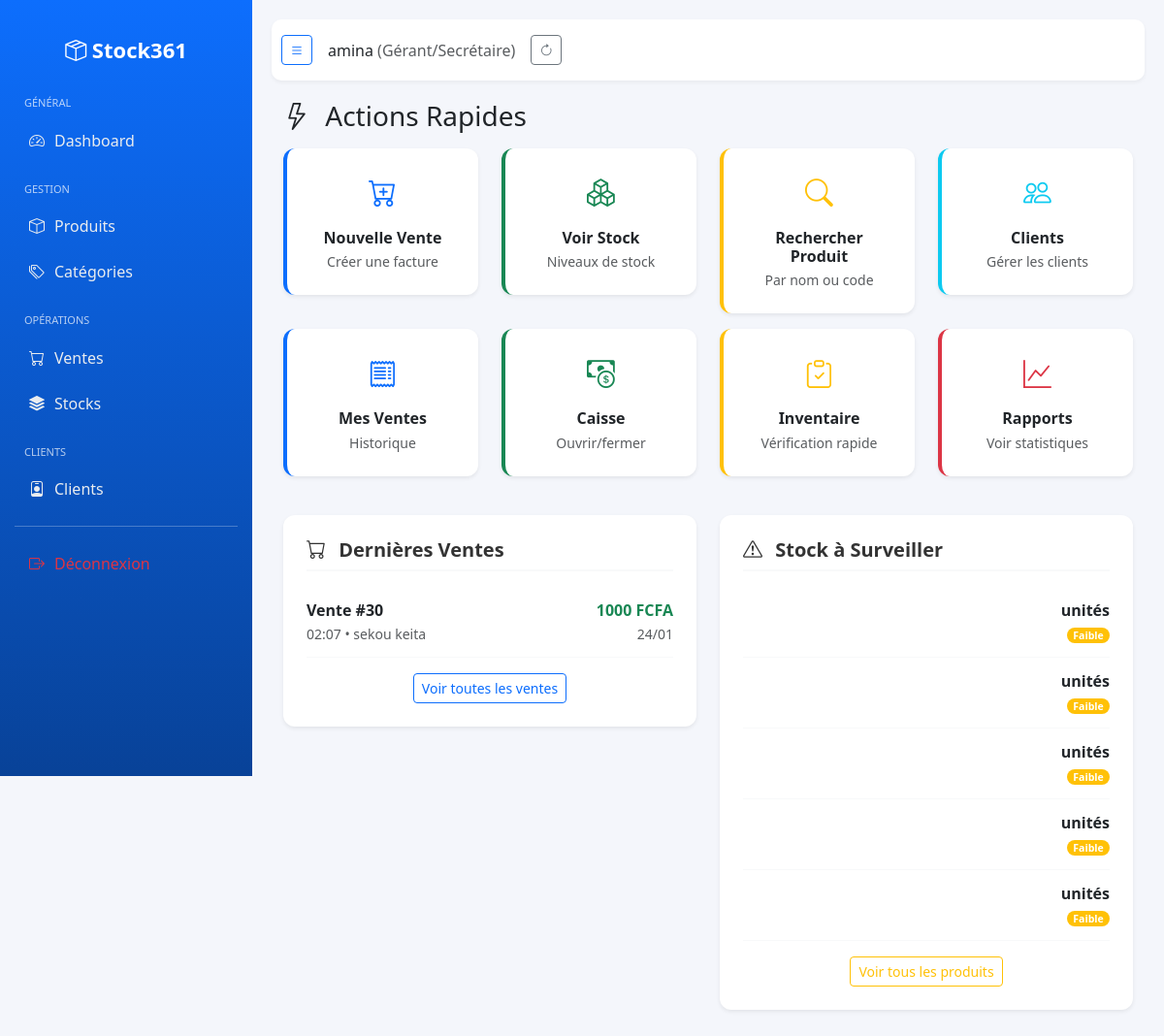
Before: /dashboard/ (signed in) with the older database file.
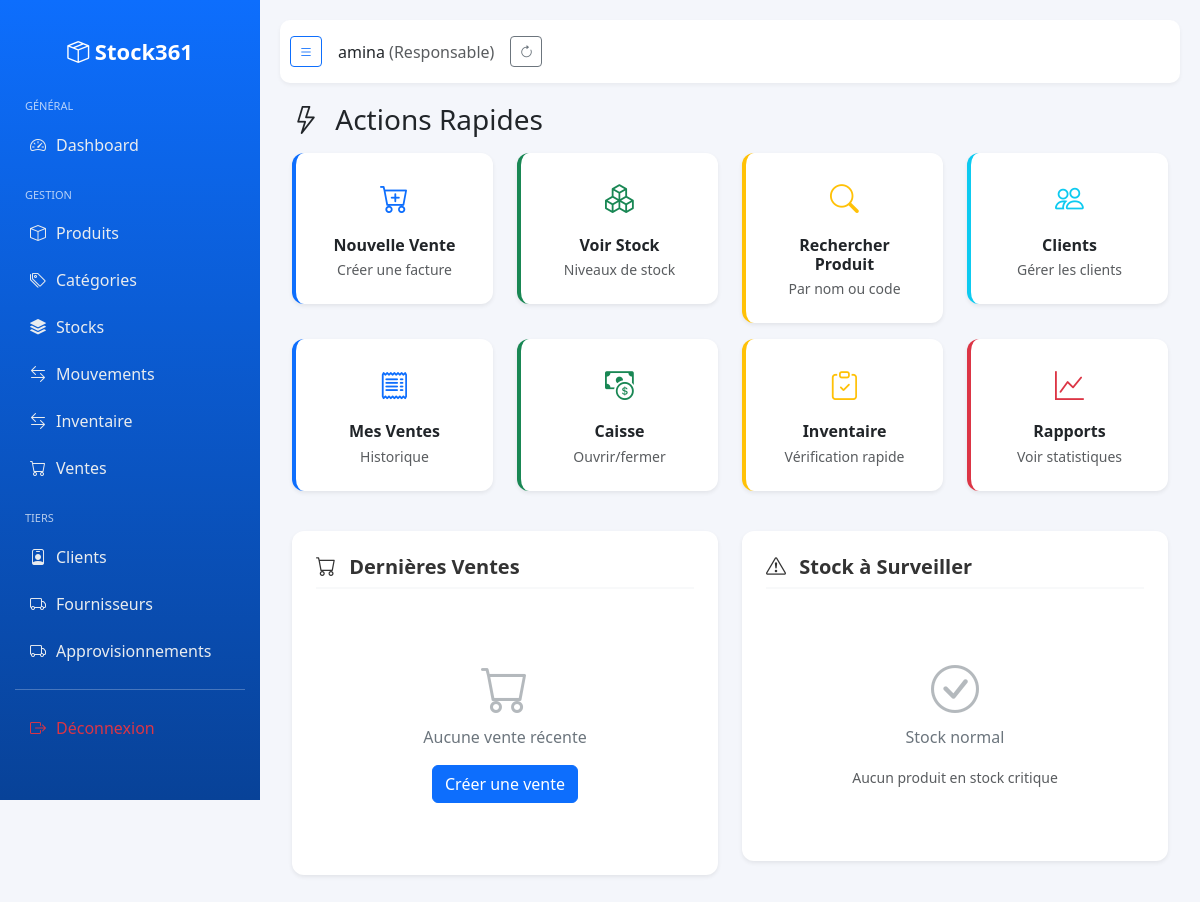
After: the same page with the newer database file.
### entreprise/models.py (models this page shows, shortened)
class Utilisateur(AbstractUser):
    class TypeUtilisateur(models.TextChoices):
        SUPER_ADMIN = 'super_admin', 'Super Admin'
        RESPONSABLE = 'responsable', 'Responsable'
        GERANT = 'gerant', 'Gérant/Secrétaire'
    entreprise = models.ForeignKey(
        Entreprise,
        on_delete=models.CASCADE,
        related_name='utilisateurs',
        blank=True,
        null=True
    )
    type_utilisateur = models.CharField(
        max_length=20,
        choices=TypeUtilisateur.choices,
        default=TypeUtilisateur.GERANT
    )
    est_actif = models.BooleanField(default=True)
    telephone = models.CharField(max_length=20, blank=True, null=True)
    adresse = models.CharField(max_length=255, blank=True, null=True)
    date_creation = models.DateTimeField(default=timezone.now)
    @property
    def est_super_admin(self):
        return self.type_utilisateur == self.TypeUtilisateur.SUPER_ADMIN
    @property
    def est_responsable(self):
        return self.type_utilisateur == self.TypeUtilisateur.RESPONSABLE
    @property
    def est_gerant(self):
        return self.type_utilisateur == self.TypeUtilisateur.GERANT
    def get_role_display(self):
        return self.get_type_utilisateur_display()
    @property
    def responsable(self):
        """
        Retourne le premier utilisateur de type 'responsable' ou None
        """
        return self.utilisateurs.filter(type_utilisateur='responsable').first()

### vente/models.py (models this page shows, shortened)
class Vente(models.Model):
    entreprise = models.ForeignKey(Entreprise, on_delete=models.CASCADE)
    client = models.ForeignKey(Client, on_delete=models.SET_NULL, null=True, blank=True)
    utilisateur = models.ForeignKey(Utilisateur, on_delete=models.SET_NULL, null=True)
    date = models.DateTimeField(default=timezone.now)
    total = models.DecimalField(max_digits=12, decimal_places=2, default=0)
    recu_pdf = models.FileField(upload_to='recu_vente/', blank=True, null=True)

class Client(models.Model):
    entreprise = models.ForeignKey(Entreprise, on_delete=models.CASCADE, related_name='clients')
    nom = models.CharField(max_length=150)
    contact = models.CharField(max_length=50, blank=True, null=True)

### produit/models.py (models this page shows, shortened)
class Produit(models.Model):
    entreprise = models.ForeignKey(
        'entreprise.Entreprise',
        on_delete=models.CASCADE,
        related_name='produits'
    )
    categorie = models.ForeignKey(
        Categorie,
        on_delete=models.SET_NULL,
        null=True,
        blank=True,
        related_name='produits'
    )
    reference = models.CharField(max_length=50, unique=True, editable=False)
    nom = models.CharField(max_length=150)
    description = models.TextField(blank=True, null=True)
    prix_achat = models.DecimalField(max_digits=12, decimal_places=2, blank=True, null=True)
    prix_vente_detail = models.DecimalField(max_digits=12, null=True ,decimal_places=2)
    prix_vente_gros = models.DecimalField(max_digits=12, decimal_places=2, blank=True, null=True)
    stock_minimum = models.PositiveIntegerField(default=0)
    est_actif = models.BooleanField(default=True)
    image = models.ImageField(upload_to='produits/', blank=True, null=True)
    date_creation = models.DateTimeField(auto_now_add=True)

### entreprise/views.py (the view)
# urls.py: path('dashboard/', views.dashboard_view, name='dashboard'),
@login_required
def dashboard_view(request):
    context = {}
    user = request.user
    entreprise = user.entreprise if hasattr(user, 'entreprise') else None
    aujourdhui = timezone.now().date()
    debut_semaine = aujourdhui - timedelta(days=aujourdhui.weekday())
    context.update({
        'aujourdhui': aujourdhui,
        'user': user,
        'entreprise': entreprise,
    })
    if user.est_super_admin:
        context.update({
            'dashboard_type': 'super_admin',
            'total_entreprises': Entreprise.objects.count(),
            'total_utilisateurs': user.__class__.objects.count(),
        })
    elif user.est_responsable and entreprise:
        context.update({
            'dashboard_type': 'responsable',
            'total_utilisateurs': entreprise.utilisateurs.count(),
            'total_produits': Produit.objects.filter(entreprise=entreprise).count(),
        })
    elif user.est_gerant and entreprise:
        ventes_aujourdhui = Vente.objects.filter(
            entreprise=entreprise,
            utilisateur=user,
            date__date=aujourdhui
        )
        ventes_semaine = Vente.objects.filter(
            entreprise=entreprise,
            utilisateur=user,
            date__date__gte=debut_semaine
        )
        ca_aujourdhui = ventes_aujourdhui.aggregate(total=Sum('total'))['total'] or 0
        ca_semaine = ventes_semaine.aggregate(total=Sum('total'))['total'] or 0
        produits_faible_stock = Produit.objects.filter(
            entreprise=entreprise,
        )[:5]
        dernieres_ventes = Vente.objects.filter(
            entreprise=entreprise,
            utilisateur=user
        ).order_by('-date')[:5]
        mouvements_recents = MouvementStock.objects.filter(
            entreprise=entreprise
        ).order_by('-date')[:5]
        context.update({
            'dashboard_type': 'gerant',
            'ventes_aujourdhui': ventes_aujourdhui.count(),
            'ventes_semaine': ventes_semaine.count(),
            'ca_aujourdhui': ca_aujourdhui,
            'ca_semaine': ca_semaine,
            'produits_faible_stock': produits_faible_stock,
            'dernieres_ventes': dernieres_ventes,
            'mouvements_recents': mouvements_recents,
        })
    return render(request, 'entreprise/dashboard.html', context)

### templates/entreprise/dashboard.html (shortened to what the changed rows need)
{% extends 'base.html' %}
{% block content %}
<div class="container-fluid">
    {% if dashboard_type == 'gerant' or dashboard_type == 'responsable' or dashboard_type == 'super_admin' %}
    <div class="row">
        <div class="col-lg-6 mb-4">
            <div class="recent-section">
                {% if dernieres_ventes %}
                    {% for vente in dernieres_ventes %}
                    <div class="list-item">
                        <div>
                            <div class="fw-semibold">Vente #{{ vente.id }}</div>
                            <small class="text-muted">
                                {{ vente.date|date:"H:i" }} •
                                {% if vente.client %}
                                    {{ vente.client.nom }}
                                {% else %}
                                    Client non spécifié
                                {% endif %}
                            </small>
                        </div>
                        <div class="text-end">
                            <div class="fw-bold text-success">{{ vente.total|floatformat:0 }} FCFA</div>
                            <small class="text-muted">{{ vente.date|date:"d/m" }}</small>
                        </div>
                    </div>
                    {% endfor %}
                    <div class="text-center mt-3">
                        <a href="{% url 'vente_list' %}" class="btn btn-outline-primary btn-sm">
                            Voir toutes les ventes
                        </a>
                    </div>
                {% else %}
                    <div class="empty-state">
                        <i class="bi bi-cart"></i>
                        <p>Aucune vente récente</p>
                        <a href="{% url 'vente_create' %}" class="btn btn-primary">
                            Créer une vente
                        </a>
                    </div>
                {% endif %}
            </div>
        </div>
        <div class="col-lg-6 mb-4">
            <div class="recent-section">
                {% if produits_faible_stock %}
                    {% for produit in produits_faible_stock %}
                    <div class="list-item">
                        <div class="text-end">
                            <div class="fw-bold">
                                {{ produit.entreprise.quantite_stock }} unités
                            </div>
                            <small>
                                {% if produit.quantite_stock < 5 %}
                                    <span class="badge bg-danger badge-stock">Très faible</span>
                                {% else %}
                                    <span class="badge bg-warning badge-stock">Faible</span>
                                {% endif %}
                            </small>
                        </div>
                    </div>
                    {% endfor %}
                    <div class="text-center mt-3">
                        <a href="{% url 'produit:produit_list' %}" class="btn btn-outline-warning btn-sm">
                            Voir tous les produits
                        </a>
                    </div>
                {% else %}
                    <div class="empty-state">
                        <i class="bi bi-check-circle"></i>
                        <p>Stock normal</p>
                        <small class="text-muted">Aucun produit en stock critique</small>
                    </div>
                {% endif %}
            </div>
        </div>
    </div>
    {% endif %}
</div>
{% endblock %}

### templates/base.html (shortened to what the changed rows need)
<!DOCTYPE html>
<html lang="fr">
{% load static %}
<head>
    <link href="{% static 'vendor/bootstrap/css/bootstrap.min.css' %}" rel="stylesheet">
    <link href="{% static 'vendor/bootstrap-icons/font/bootstrap-icons.css' %}" rel="stylesheet">
    <link rel="stylesheet" href="{% static 'vendor/datatables/css/jquery.dataTables.min.css' %}">
    <link rel="stylesheet" href="{% static 'vendor/datatables/css/dataTables.bootstrap5.min.css' %}">
    <link rel="stylesheet" href="{% static 'vendor/datatables/css/buttons.bootstrap5.min.css' %}">
    <link rel="stylesheet" href="{% static 'vendor/datatables/css/select.bootstrap5.min.css' %}">
    <link rel="stylesheet" href="{% static 'vendor/datatables/css/responsive.bootstrap5.min.css' %}">
</head>
<body>
<div class="sidebar" id="sidebar">
    <div class="brand">
        <i class="bi bi-box-seam"></i> <span>Stock361</span>
    </div>
    {% if request.user.est_super_admin %}
        <div class="menu-title">Général</div>
        <a href="{% url 'dashboard' %}"><i class="bi bi-speedometer2"></i> <span>Dashboard</span></a>
        <div class="menu-title">Administration</div>
        <a href="{% url 'entreprise_list' %}"><i class="bi bi-building"></i> <span>Entreprises</span></a>
        <a href="{% url 'utilisateur_list' %}"><i class="bi bi-people"></i> <span>Utilisateurs</span></a>
        <div class="menu-title">Gestion</div>
        <a href="{% url 'produit:produit_list' %}"><i class="bi bi-box"></i> <span>Produits</span></a>
        <a href="{% url 'produit:categorie_list' %}">
            <i class="bi bi-tags"></i> <span>Catégories</span>
        </a>
        <a href="{% url 'stock_list' %}"><i class="bi bi-stack"></i> <span>Stocks</span></a>
        <a href="{% url 'inventaire_list' %}"><i class="bi bi-stack"></i> <span>Inventaire</span></a>
        <a href="{% url 'mouvement_list' %}"><i class="bi bi-arrow-left-right"></i> <span>Mouvements</span></a>
        <a href="{% url 'vente_list' %}"><i class="bi bi-cart"></i> <span>Ventes</span></a>
        <div class="menu-title">Tiers</div>
        <a href="{% url 'client_list' %}"><i class="bi bi-person-badge"></i> <span>Clients</span></a>
    {% elif request.user.est_responsable %}
        <div class="menu-title">Général</div>
        <a href="{% url 'dashboard' %}"><i class="bi bi-speedometer2"></i> <span>Dashboard</span></a>
        <div class="menu-title">Gestion</div>
        <a href="{% url 'produit:produit_list' %}"><i class="bi bi-box"></i> <span>Produits</span></a>
        <a href="{% url 'produit:categorie_list' %}">
            <i class="bi bi-tags"></i> <span>Catégories</span>
        </a>
        <a href="{% url 'stock_list' %}"><i class="bi bi-stack"></i> <span>Stocks</span></a>
        <a href="{% url 'mouvement_list' %}"><i class="bi bi-arrow-left-right"></i> <span>Mouvements</span></a>
        <a href="{% url 'inventaire_list' %}"><i class="bi bi-arrow-left-right"></i> <span>Inventaire</span></a>
        <a href="{% url 'vente_list' %}"><i class="bi bi-cart"></i> <span>Ventes</span></a>
        <div class="menu-title">Tiers</div>
        <a href="{% url 'client_list' %}"><i class="bi bi-person-badge"></i> <span>Clients</span></a>
        <a href="{% url 'fournisseur_list' %}"><i class="bi bi-truck"></i> <span>Fournisseurs</span></a>
        <a href="{% url 'approvisionnement_list' %}"><i class="bi bi-truck"></i> <span>Approvisionnements</span></a>
    {% elif request.user.est_gerant %}
        <div class="menu-title">Général</div>
        <a href="{% url 'dashboard' %}"><i class="bi bi-speedometer2"></i> <span>Dashboard</span></a>
        <div class="menu-title">Gestion</div>
        <a href="{% url 'produit:produit_list' %}"><i class="bi bi-box"></i> <span>Produits</span></a>
        <a href="{% url 'produit:categorie_list' %}">
            <i class="bi bi-tags"></i> <span>Catégories</span>
        </a>
        <div class="menu-title">Opérations</div>
        <a href="{% url 'vente_list' %}"><i class="bi bi-cart"></i> <span>Ventes</span></a>
        <a href="{% url 'stock_list' %}"><i class="bi bi-stack"></i> <span>Stocks</span></a>
        <div class="menu-title">Clients</div>
        <a href="{% url 'client_list' %}"><i class="bi bi-person-badge"></i> <span>Clients</span></a>
    {% endif %}
    <hr class="text-white">
    <a href="{% url 'logout' %}" class="text-danger"><i class="bi bi-box-arrow-right"></i> <span>Déconnexion</span></a>
</div>
<div class="main" id="main">
    <div class="topbar">
        <div class="d-flex align-items-center gap-3">
            <button class="btn btn-sm btn-outline-primary" id="toggleSidebar"><i class="bi bi-list"></i></button>
            <div class="user-info">
                {{ request.user.username }}
                <span class="text-muted">({{ request.user.get_role_display }})</span>
            </div>
            <button class="btn btn-sm btn-outline-secondary" id="refreshBtn" title="Actualiser">
                <i class="bi bi-arrow-clockwise"></i>
            </button>
        </div>
    </div>
    {% block content %}{% endblock %}
</div>
</body>
</html>

Changed rows visible on the page:
no longer on this page (row unchanged): Vente: id "30", date "02:07", client.nom "sekou keita", total "1000", date "24/01"
changed Utilisateur "amina": type_utilisateur "gerant" → "responsable" (drawn); user.role "Gérant/Secrétaire" → "Responsable"
Other visible differences:
text no longer shown: "OPÉRATIONS CLIENTS Voir toutes les ventes Voir tous les produits"
text now shown: "Mouvements Inventaire TIERS Fournisseurs Approvisionnements Aucune vente récente Créer une vente Stock normal Aucun produit en stock critique"
